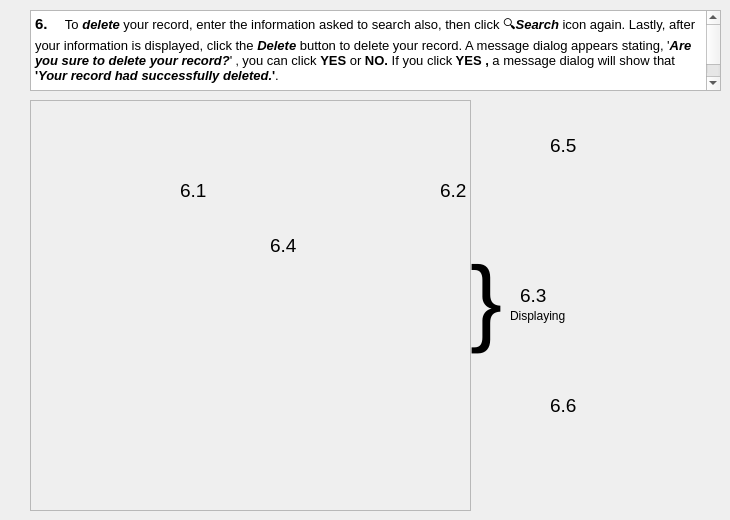
      <widget class="QWidget" name="tab_7">
       <attribute name="title">
        <string>6: Search-Delete Record</string>
       </attribute>
       <widget class="QWidget" name="gridLayoutWidget_8">
        <property name="geometry">
         <rect>
          <x>30</x>
          <y>10</y>
          <width>691</width>
          <height>81</height>
         </rect>
        </property>
        <layout class="QGridLayout" name="gridLayout_8">
         <item row="0" column="0">
          <widget class="QTextBrowser" name="textBrowser_7">
           <property name="html">
            <string>&lt;!DOCTYPE HTML PUBLIC &quot;-//W3C//DTD HTML 4.0//EN&quot; &quot;http://www.w3.org/TR/REC-html40/strict.dtd&quot;&gt;
&lt;html&gt;&lt;head&gt;&lt;meta name=&quot;qrichtext&quot; content=&quot;1&quot; /&gt;&lt;style type=&quot;text/css&quot;&gt;
p, li { white-space: pre-wrap; }
&lt;/style&gt;&lt;/head&gt;&lt;body style=&quot; font-family:'Open Sans'; font-size:9pt; font-weight:400; font-style:normal;&quot;&gt;
&lt;p style=&quot; margin-top:12px; margin-bottom:0px; margin-left:0px; margin-right:0px; -qt-block-indent:0; text-indent:0px;&quot;&gt;&lt;span style=&quot; font-size:11pt; font-weight:600;&quot;&gt;6.&lt;/span&gt;&lt;span style=&quot; font-family:'Times New Roman'; font-size:7pt;&quot;&gt;       &lt;/span&gt;&lt;span style=&quot; font-family:'Segoe UI'; font-size:10pt;&quot;&gt;To &lt;/span&gt;&lt;span style=&quot; font-family:'Segoe UI'; font-size:10pt; font-weight:600; font-style:italic;&quot;&gt;delete&lt;/span&gt;&lt;span style=&quot; font-family:'Segoe UI'; font-size:10pt;&quot;&gt; your record, enter the information asked to search also, then click 🔍&lt;/span&gt;&lt;span style=&quot; font-family:'Segoe UI'; font-size:10pt; font-weight:600; font-style:italic;&quot;&gt;Search&lt;/span&gt;&lt;span style=&quot; font-family:'Segoe UI'; font-size:10pt;&quot;&gt; icon again. Lastly, after your information is displayed, click the &lt;/span&gt;&lt;span style=&quot; font-family:'Segoe UI'; font-size:10pt; font-weight:600; font-style:italic;&quot;&gt;Delete&lt;/span&gt;&lt;span style=&quot; font-family:'Segoe UI'; font-size:10pt;&quot;&gt; button to delete your record. A message dialog appears stating, '&lt;/span&gt;&lt;span style=&quot; font-family:'Segoe UI'; font-size:10pt; font-weight:600; font-style:italic;&quot;&gt;Are you sure to delete your record?&lt;/span&gt;&lt;span style=&quot; font-family:'Segoe UI'; font-size:10pt;&quot;&gt;'&lt;/span&gt; , &lt;span style=&quot; font-family:'Segoe UI'; font-size:10pt;&quot;&gt;you can click &lt;/span&gt;&lt;span style=&quot; font-family:'Segoe UI'; font-size:10pt; font-weight:600;&quot;&gt;YES &lt;/span&gt;&lt;span style=&quot; font-family:'Segoe UI'; font-size:10pt;&quot;&gt;or &lt;/span&gt;&lt;span style=&quot; font-family:'Segoe UI'; font-size:10pt; font-weight:600;&quot;&gt;NO. &lt;/span&gt;&lt;span style=&quot; font-family:'Segoe UI'; font-size:10pt;&quot;&gt;If you click&lt;/span&gt;&lt;span style=&quot; font-family:'Segoe UI'; font-size:10pt; font-weight:600;&quot;&gt; YES , &lt;/span&gt;&lt;span style=&quot; font-family:'Segoe UI'; font-size:10pt;&quot;&gt;a message dialog will show that&lt;/span&gt;&lt;span style=&quot; font-family:'Segoe UI'; font-size:10pt; font-weight:600;&quot;&gt; '&lt;/span&gt;&lt;span style=&quot; font-family:'Segoe UI'; font-size:10pt; font-weight:600; font-style:italic;&quot;&gt;Your record had successfully deleted.&lt;/span&gt;&lt;span style=&quot; font-family:'Segoe UI'; font-size:10pt; font-weight:600;&quot;&gt;'&lt;/span&gt;&lt;span style=&quot; font-family:'Segoe UI'; font-size:10pt;&quot;&gt;.&lt;/span&gt;&lt;/p&gt;
&lt;p style=&quot; margin-top:12px; margin-bottom:0px; margin-left:0px; margin-right:0px; -qt-block-indent:0; text-indent:0px;&quot;&gt;&lt;span style=&quot; font-family:'Segoe UI'; font-size:10pt;&quot;&gt;	&lt;/span&gt;&lt;span style=&quot; font-family:'Segoe UI'; font-size:10pt; text-decoration: underline;&quot;&gt;Example:&lt;/span&gt; &lt;/p&gt;&lt;/body&gt;&lt;/html&gt;</string>
           </property>
          </widget>
         </item>
        </layout>
       </widget>
       <widget class="QLabel" name="label_15">
        <property name="geometry">
         <rect>
          <x>30</x>
          <y>100</y>
          <width>441</width>
          <height>411</height>
         </rect>
        </property>
        <property name="frameShape">
         <enum>QFrame::StyledPanel</enum>
        </property>
        <property name="text">
         <string/>
        </property>
        <property name="pixmap">
         <pixmap>../image/Capture_6.0_SearchtoDelete.JPG</pixmap>
        </property>
        <property name="scaledContents">
         <bool>true</bool>
        </property>
       </widget>
       <widget class="QLabel" name="label_16">
        <property name="geometry">
         <rect>
          <x>540</x>
          <y>160</y>
          <width>171</width>
          <height>61</height>
         </rect>
        </property>
        <property name="text">
         <string/>
        </property>
        <property name="pixmap">
         <pixmap>../image/Capture_6.1_QMessage_SureTooDelete.JPG</pixmap>
        </property>
        <property name="scaledContents">
         <bool>true</bool>
        </property>
       </widget>
       <widget class="QLabel" name="label_17">
        <property name="geometry">
         <rect>
          <x>540</x>
          <y>420</y>
          <width>171</width>
          <height>61</height>
         </rect>
        </property>
        <property name="text">
         <string/>
        </property>
        <property name="pixmap">
         <pixmap>../image/Capture_6.2_QMessage_RecordDeleted.JPG</pixmap>
        </property>
        <property name="scaledContents">
         <bool>true</bool>
        </property>
       </widget>
       <widget class="QLabel" name="label_36">
        <property name="geometry">
         <rect>
          <x>180</x>
          <y>180</y>
          <width>31</width>
          <height>21</height>
         </rect>
        </property>
        <property name="font">
         <font>
          <pointsize>14</pointsize>
          <weight>50</weight>
          <bold>false</bold>
         </font>
        </property>
        <property name="text">
         <string>6.1    </string>
        </property>
       </widget>
       <widget class="QLabel" name="label_37">
        <property name="geometry">
         <rect>
          <x>440</x>
          <y>180</y>
          <width>41</width>
          <height>21</height>
         </rect>
        </property>
        <property name="font">
         <font>
          <pointsize>14</pointsize>
          <weight>50</weight>
          <bold>false</bold>
         </font>
        </property>
        <property name="text">
         <string>6.2</string>
        </property>
       </widget>
       <widget class="QLabel" name="label_38">
        <property name="geometry">
         <rect>
          <x>520</x>
          <y>280</y>
          <width>41</width>
          <height>31</height>
         </rect>
        </property>
        <property name="font">
         <font>
          <pointsize>14</pointsize>
          <weight>50</weight>
          <bold>false</bold>
         </font>
        </property>
        <property name="text">
         <string>6.3</string>
        </property>
       </widget>
       <widget class="QLabel" name="label_39">
        <property name="geometry">
         <rect>
          <x>270</x>
          <y>230</y>
          <width>41</width>
          <height>31</height>
         </rect>
        </property>
        <property name="font">
         <font>
          <pointsize>14</pointsize>
          <weight>50</weight>
          <bold>false</bold>
         </font>
        </property>
        <property name="text">
         <string>6.4</string>
        </property>
       </widget>
       <widget class="QLabel" name="label_40">
        <property name="geometry">
         <rect>
          <x>400</x>
          <y>190</y>
          <width>31</width>
          <height>41</height>
         </rect>
        </property>
        <property name="text">
         <string/>
        </property>
        <property name="textFormat">
         <enum>Qt::PlainText</enum>
        </property>
        <property name="pixmap">
         <pixmap>../image/handclick.png</pixmap>
        </property>
        <property name="scaledContents">
         <bool>true</bool>
        </property>
       </widget>
       <widget class="QLabel" name="label_41">
        <property name="geometry">
         <rect>
          <x>470</x>
          <y>240</y>
          <width>47</width>
          <height>121</height>
         </rect>
        </property>
        <property name="font">
         <font>
          <pointsize>72</pointsize>
         </font>
        </property>
        <property name="text">
         <string>}</string>
        </property>
       </widget>
       <widget class="QLabel" name="label_42">
        <property name="geometry">
         <rect>
          <x>510</x>
          <y>300</y>
          <width>61</width>
          <height>31</height>
         </rect>
        </property>
        <property name="text">
         <string>Displaying</string>
        </property>
       </widget>
       <widget class="QLabel" name="label_43">
        <property name="geometry">
         <rect>
          <x>300</x>
          <y>220</y>
          <width>31</width>
          <height>41</height>
         </rect>
        </property>
        <property name="text">
         <string/>
        </property>
        <property name="textFormat">
         <enum>Qt::PlainText</enum>
        </property>
        <property name="pixmap">
         <pixmap>../image/handclick.png</pixmap>
        </property>
        <property name="scaledContents">
         <bool>true</bool>
        </property>
       </widget>
       <widget class="QLabel" name="label_44">
        <property name="geometry">
         <rect>
          <x>550</x>
          <y>130</y>
          <width>41</width>
          <height>31</height>
         </rect>
        </property>
        <property name="font">
         <font>
          <pointsize>14</pointsize>
          <weight>50</weight>
          <bold>false</bold>
         </font>
        </property>
        <property name="text">
         <string>6.5</string>
        </property>
       </widget>
       <widget class="QLabel" name="label_45">
        <property name="geometry">
         <rect>
          <x>550</x>
          <y>390</y>
          <width>31</width>
          <height>31</height>
         </rect>
        </property>
        <property name="font">
         <font>
          <pointsize>14</pointsize>
          <weight>50</weight>
          <bold>false</bold>
         </font>
        </property>
        <property name="text">
         <string>6.6</string>
        </property>
       </widget>
       <widget class="QLabel" name="label_46">
        <property name="geometry">
         <rect>
          <x>620</x>
          <y>210</y>
          <width>31</width>
          <height>41</height>
         </rect>
        </property>
        <property name="text">
         <string/>
        </property>
        <property name="textFormat">
         <enum>Qt::PlainText</enum>
        </property>
        <property name="pixmap">
         <pixmap>../image/handclick.png</pixmap>
        </property>
        <property name="scaledContents">
         <bool>true</bool>
        </property>
       </widget>
       <widget class="QLabel" name="label_47">
        <property name="geometry">
         <rect>
          <x>660</x>
          <y>470</y>
          <width>31</width>
          <height>41</height>
         </rect>
        </property>
        <property name="text">
         <string/>
        </property>
        <property name="textFormat">
         <enum>Qt::PlainText</enum>
        </property>
        <property name="pixmap">
         <pixmap>../image/handclick.png</pixmap>
        </property>
        <property name="scaledContents">
         <bool>true</bool>
        </property>
       </widget>
       <widget class="QLabel" name="label_48">
        <property name="geometry">
         <rect>
          <x>480</x>
          <y>210</y>
          <width>61</width>
          <height>31</height>
         </rect>
        </property>
        <property name="text">
         <string/>
        </property>
        <property name="pixmap">
         <pixmap>../image/arrowRight.png</pixmap>
        </property>
        <property name="scaledContents">
         <bool>true</bool>
        </property>
       </widget>
       <widget class="QLabel" name="label_49">
        <property name="geometry">
         <rect>
          <x>470</x>
          <y>430</y>
          <width>61</width>
          <height>31</height>
         </rect>
        </property>
        <property name="text">
         <string/>
        </property>
        <property name="pixmap">
         <pixmap>../image/arrowRight.png</pixmap>
        </property>
        <property name="scaledContents">
         <bool>true</bool>
        </property>
       </widget>
      </widget>
